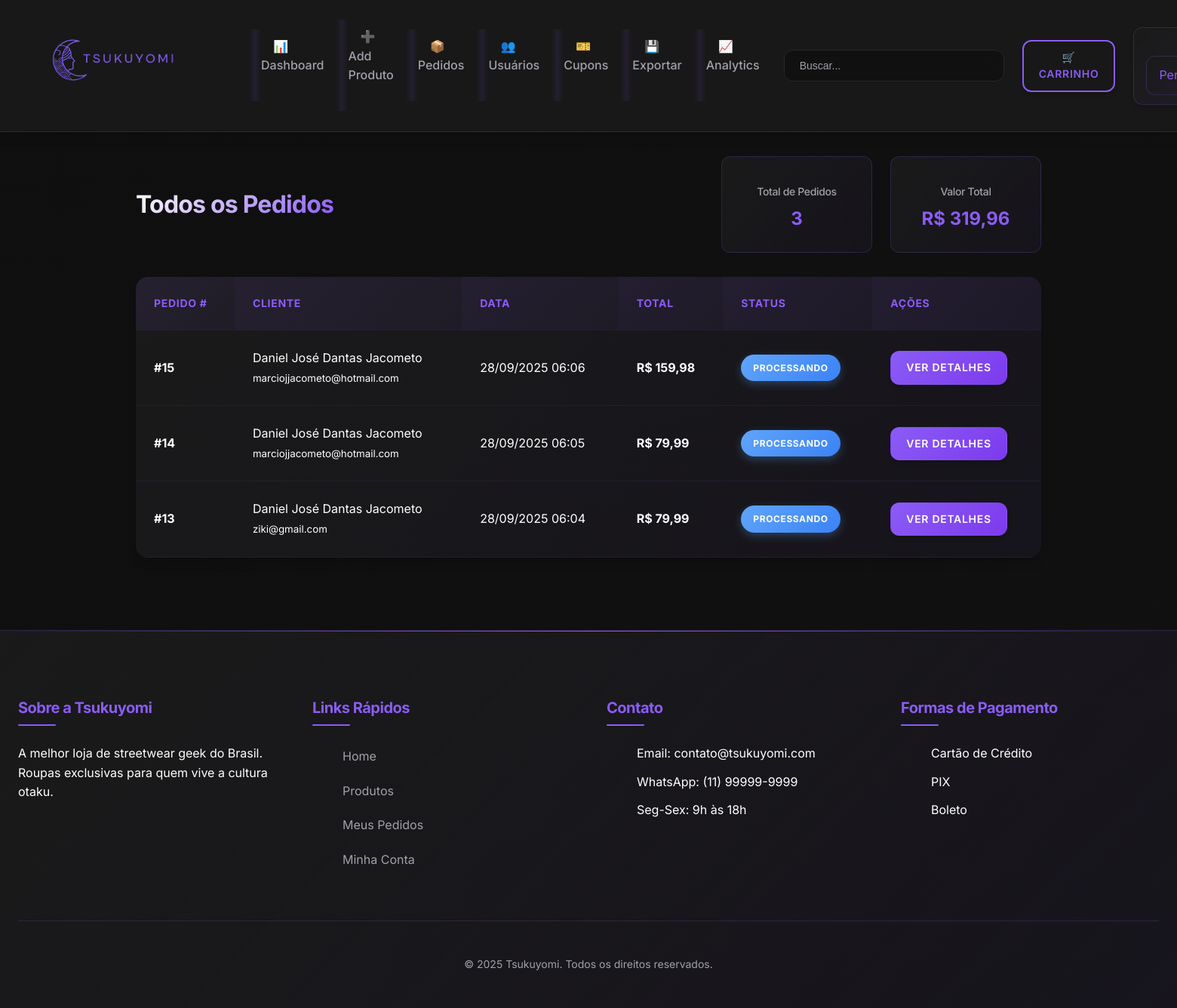
The page /public/index.php?action=all_orders (signed in) on the database its author committed.
### tables this page shows
CREATE TABLE `orders` (
  `id` int(11) NOT NULL,
  `user_id` int(11) NOT NULL,
  `total_amount` decimal(10,2) NOT NULL,
  `status` enum('pending','processing','shipped','delivered','cancelled') DEFAULT 'pending',
  `payment_method` varchar(50) DEFAULT NULL,
  `shipping_address` text DEFAULT NULL,
  `created_at` timestamp NOT NULL DEFAULT current_timestamp(),
  `updated_at` timestamp NOT NULL DEFAULT current_timestamp() ON UPDATE current_timestamp()
);

CREATE TABLE `users` (
  `id` int(11) NOT NULL,
  `name` varchar(100) NOT NULL,
  `email` varchar(100) NOT NULL,
  `password` varchar(255) NOT NULL,
  `phone` varchar(20) DEFAULT NULL,
  `address` varchar(255) DEFAULT NULL,
  `city` varchar(100) DEFAULT NULL,
  `state` varchar(2) DEFAULT NULL,
  `zip_code` varchar(10) DEFAULT NULL,
  `user_type` enum('customer','admin') DEFAULT 'customer',
  `created_at` timestamp NOT NULL DEFAULT current_timestamp()
);

### controllers/OrderController.php (called while the page is built, shortened)
<?php
require_once '../factories/ModelFactory.php';
class OrderController {
    private $orderFactory;
    public function __construct() {
        $factoryManager = FactoryManager::getInstance();
        $this->orderFactory = $factoryManager->getFactory('order');
    }
    public function allOrders() {
        $order = $this->orderFactory->createModel();
        $stmt = $order->getAllOrders();
        $orders = $stmt->fetchAll(PDO::FETCH_ASSOC);
        include '../views/admin/orders/index.php';
    }
}
?>

### factories/ModelFactory.php (called while the page is built, shortened)
<?php
require_once __DIR__ . '/../config/database.php';
require_once __DIR__ . '/../models/Order.php';
abstract class ModelFactory {
    public function __construct() {
        $database = new Database();
        $this->db = $database->getConnection();
    }
}
class OrderFactory extends ModelFactory {
    public function createModel() {
        return new Order($this->db);
    }
}
class FactoryManager {
    private static $instance = null;
    private $factories = [];
    public static function getInstance() {
        if (self::$instance === null) {
            self::$instance = new self();
        }
        return self::$instance;
    }
    public function registerFactory($name, ModelFactory $factory) {
        $this->factories[$name] = $factory;
    }
    public function getFactory($name) {
        return $this->factories[$name];
    }
}
?>

### config/database.php (called while the page is built, shortened)
<?php
class Database {
    private $host = "localhost";
    private $db_name = "tsukuyomi_store";
    private $username = "root";
    private $password = "";
    public function getConnection() {
        $this->conn = null;
        try {
            $this->conn = new PDO("mysql:host=" . $this->host . ";dbname=" . $this->db_name,
                                  $this->username, $this->password);
            $this->conn->exec("set names utf8");
            $this->conn->setAttribute(PDO::ATTR_ERRMODE, PDO::ERRMODE_EXCEPTION);
        } catch(PDOException $exception) {
            echo "Connection error: " . $exception->getMessage();
        }
        return $this->conn;
    }
}
?>

### models/Order.php (called while the page is built, shortened)
<?php
class Order {
    private $conn;
    public function __construct($db) {
        $this->conn = $db;
    }
    public function getAllOrders() {
        $query = "SELECT
                    o.id,
                    o.user_id,
                    o.total_amount,
                    o.status,
                    o.payment_method,
                    o.shipping_address,
                    o.created_at,
                    u.name as user_name,
                    u.email as user_email
                  FROM orders o
                  LEFT JOIN users u ON o.user_id = u.id
                  ORDER BY o.created_at DESC";
        $stmt = $this->conn->prepare($query);
        $stmt->execute();
        return $stmt;
    }
}
?>

### views/admin/orders/index.php (the view, shortened to what this page needs)
<?php include '../views/layout/header.php'; ?>
<div class="admin-container">
    <div class="admin-header">
        <h1>Todos os Pedidos</h1>
        <div class="admin-stats">
            <div class="stat-card">
                <h3>Total de Pedidos</h3>
                <p><?php echo count($orders); ?></p>
            </div>
            <div class="stat-card">
                <h3>Valor Total</h3>
                <p>R$ <?php
                    $total = 0;
                    foreach($orders as $order) {
                        $total += $order['total_amount'];
                    }
                    echo number_format($total, 2, ',', '.');
                ?></p>
            </div>
        </div>
    </div>
    <div class="table-container">
        <table class="data-table">
            <thead>
                <tr>
                    <th>Pedido #</th>
                    <th>Cliente</th>
                    <th>Data</th>
                    <th>Total</th>
                    <th>Status</th>
                    <th>Ações</th>
                </tr>
            </thead>
            <tbody>
                <?php if(!empty($orders)): ?>
                    <?php foreach($orders as $order): ?>
                        <tr>
                            <td><strong>#<?php echo $order['id']; ?></strong></td>
                            <td>
                                <div><?php echo htmlspecialchars($order['user_name'] ?? 'N/A'); ?></div>
                                <small><?php echo htmlspecialchars($order['user_email'] ?? 'N/A'); ?></small>
                            </td>
                            <td><?php echo date('d/m/Y H:i', strtotime($order['created_at'])); ?></td>
                            <td><strong>R$ <?php echo number_format($order['total_amount'], 2, ',', '.'); ?></strong></td>
                            <td>
                                <?php
                                $status_class = '';
                                $status_text = '';
                                switch($order['status']) {
                                    case 'processing': $status_class = 'badge-info'; $status_text = 'Processando'; break;
                                }
                                ?>
                                <span class="badge <?php echo $status_class; ?>">
                                    <?php echo $status_text; ?>
                                </span>
                            </td>
                            <td>
                                <a href="index.php?action=order&id=<?php echo $order['id']; ?>"
                                   class="btn btn-sm btn-primary">
                                    Ver Detalhes
                                </a>
                            </td>
                        </tr>
                    <?php endforeach; ?>
                <?php else: ?>
                    <tr>
                        <td colspan="6" class="text-center">Nenhum pedido encontrado.</td>
                    </tr>
                <?php endif; ?>
            </tbody>
        </table>
    </div>
</div>
<?php include '../views/layout/footer.php'; ?>

### public/css/style.css (style rules this page uses)
html, body { margin: 0 !important; padding: 0 !important; box-sizing: border-box; }
:root { --primary-color: #8b5cf6; --secondary-color: #1e1b4b; --accent-color: #dc2626; --background-color: #0f0f0f; --surface-color: #1a1a1a; --text-primary: #ffffff; --text-secondary: #a1a1aa; --border-color: #27272a; --success-color: #22c55e; --warning-color: #f59e0b; --error-color: #ef4444; --shadow-sm: 0 1px 2px 0 rgba(0, 0, 0, 0.05); --shadow-md: 0 4px 6px -1px rgba(0, 0, 0, 0.1), 0 2px 4px -1px rgba(0, 0, 0, 0.06); --shadow-lg: 0 10px 15px -3px rgba(0, 0, 0, 0.1), 0 4px 6px -2px rgba(0, 0, 0, 0.05); --shadow-xl: 0 20px 25px -5px rgba(0, 0, 0, 0.1), 0 10px 10px -5px rgba(0, 0, 0, 0.04); --border-radius-sm: 0.375rem; --border-radius-md: 0.5rem; --border-radius-lg: 0.75rem; --border-radius-xl: 1rem; --transition-fast: 0.15s ease-out; --transition-normal: 0.3s ease-out; --transition-slow: 0.5s ease-out; }
body { font-family: 'Inter', -apple-system, BlinkMacSystemFont, 'Segoe UI', Roboto, sans-serif; background: linear-gradient(135deg, var(--background-color) 0%, #111111 100%); color: var(--text-primary); line-height: 1.6; min-height: 100vh; font-feature-settings: 'kern' 1, 'liga' 1; -webkit-font-smoothing: antialiased; -moz-osx-font-smoothing: grayscale; }
h1, h2, h3, h4, h5, h6 { font-weight: 700; margin-bottom: 1rem; line-height: 1.2; letter-spacing: -0.025em; }
h1 { font-size: clamp(2rem, 5vw, 3rem); background: linear-gradient(135deg, var(--text-primary) 0%, var(--primary-color) 100%); -webkit-background-clip: text; background-clip: text; -webkit-text-fill-color: transparent; }
h3 { font-size: clamp(1.25rem, 3vw, 1.75rem); color: var(--text-primary); }
a { color: var(--primary-color); text-decoration: none; transition: all var(--transition-normal); position: relative; }
.btn { display: inline-flex; align-items: center; justify-content: center; padding: 0.875rem 1.75rem; border-radius: var(--border-radius-lg); font-weight: 600; text-align: center; transition: all var(--transition-normal); cursor: pointer; border: none; font-size: 0.875rem; text-transform: uppercase; letter-spacing: 0.05em; position: relative; overflow: hidden; text-decoration: none; box-shadow: var(--shadow-md); }
.btn::before { content: ''; position: absolute; top: 0; left: -100%; width: 100%; height: 100%; background: linear-gradient(90deg, transparent, rgba(255, 255, 255, 0.2), transparent); transition: left var(--transition-slow); }
.btn-primary { background: linear-gradient(135deg, var(--primary-color) 0%, #7c3aed 100%); color: white; border: 1px solid transparent; }
.table-container { overflow-x: auto; margin: 2rem 0; border-radius: var(--border-radius-xl); box-shadow: var(--shadow-lg); background: linear-gradient(135deg, var(--surface-color) 0%, rgba(139, 92, 246, 0.05) 100%); }
.data-table { width: 100%; border-collapse: collapse; }
.data-table th, .data-table td { padding: 1.5rem; text-align: left; border-bottom: 1px solid rgba(139, 92, 246, 0.1); }
.data-table th { background: linear-gradient(135deg, rgba(139, 92, 246, 0.1) 0%, rgba(139, 92, 246, 0.05) 100%); font-weight: 700; color: var(--primary-color); text-transform: uppercase; letter-spacing: 0.05em; font-size: 0.875rem; }
.badge { display: inline-block; padding: 0.5rem 1rem; border-radius: 50px; font-size: 0.875rem; font-weight: 600; text-transform: uppercase; letter-spacing: 0.05em; }
.btn-sm { padding: 0.625rem 1.25rem; font-size: 0.875rem; }

### rows shown on the page
orders: id "15", user.name "Daniel José Dantas Jacometo", user.email "marciojjacometo@hotmail.com", created_at "28/09/2025 06:06", total_amount "159,98", status "PROCESSANDO"
orders: id "14", user.name "Daniel José Dantas Jacometo", user.email "marciojjacometo@hotmail.com", created_at "28/09/2025 06:05", total_amount "79,99", status "PROCESSANDO"
orders: id "13", user.name "Daniel José Dantas Jacometo", user.email "ziki@gmail.com", created_at "28/09/2025 06:04", total_amount "79,99", status "PROCESSANDO"

### other values the page prints
count($orders) "3"
$total "319,96"
